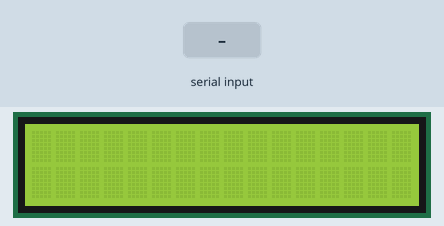
Simulated run of this program. Board: Raspberry Pi (BCM pin numbers). On the bench: 16×2 character LCD. Inputs (shaded band) come from the test bench. What the program prints to the terminal is not drawn.

Above: at 1.2 s.
1.3 s: "1" typed at the terminal, then Enter
At 2.1 s:
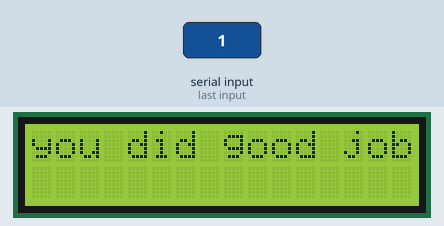
At 2.8 s:
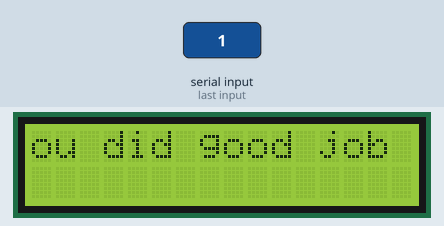
Timing chart, 0 to 4.3 s (numbered marks = the images above; inputs shaded):
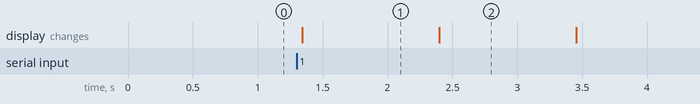

Measured:
- after the input at 1.3 s, the display: changes at once (image 1)
- what the display in image 1 shows lasts 1.1 s, from 1.3 s to 2.4 s

The program:

2_1.py
```python
from signal import signal, SIGTERM, SIGHUP, pause
from rpi_lcd import LCD
from sys import version_info
import time

if version_info.major == 3:
    initial_input = input
def disp_text():
    print ("========================================")
    print ("|                LCD1602               |")
    print ("|    ------------------------------    |")
    print ("|         GND connect to PIN 6         |")
    print ("|         VCC connect to PIN 2         |")
    print ("|         SDA connect to PIN 3         |")
    print ("|         SCL connect to PIN 5         |")
    print ("========================================\n")


    print ("Program is running...")
    print ("Please press Ctrl+C to end the program...")
    initial_input ("Press Enter to start\n")

lcd = LCD()
def exit_point(signum, frame):
    exit(1)

signal(SIGTERM, exit_point)
signal(SIGHUP, exit_point)

def main():
    disp_text()
    txt = "you did good job"
    p = 0
    while True:
        if p + 16 < len(txt):
            lcd.text(txt[p:p+16],1)
        if p + 16 >= len(txt):
            q = txt[p:len(txt)]
            r = 16 - len(q)
            lcd.text(q + '   ' + txt[0:r], 1)
        if p == len(txt):
            p = -1
        p += 1
        time.sleep(1)

if __name__ == '__main__':
    try:
        main()
    except KeyboardInterrupt:
        lcd.clear()
```
